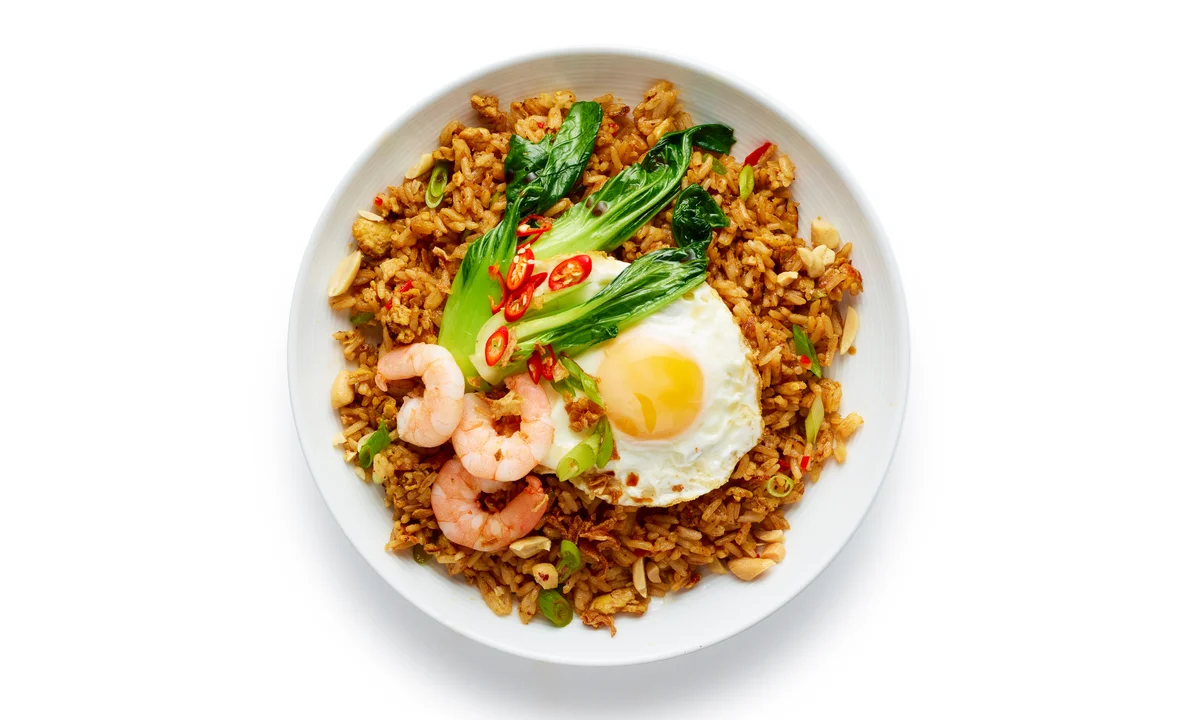
#> input picture sample.png, 1200 x 720 px
$ python -i preprocessing.py   (imports and definitions only)
#> lines starting #> are read from the running program, lines starting #| are printed output that depends on the picture
#> further down, picture is the input picture: shape (720, 1200, 3); mean B, G, R 197.1, 215.7, 227.3
import cv2
import numpy as np


def spatial_preprocessing(image):

    resized = cv2.resize(image, (300, 300))

    blur = cv2.GaussianBlur(
        resized,
        (5, 5),
        0
    )

    sharpen_kernel = np.array([
        [0, -1, 0],
        [-1, 5, -1],
        [0, -1, 0]
    ])

    sharpen = cv2.filter2D(
        blur,
        -1,
        sharpen_kernel
    )

    return sharpen


def frequency_preprocessing(image):
    """
    Gaussian Lowpass Filter (GLPF) di Domain Frekuensi:
    1. Konversi ke Grayscale & resize ke 300x300.
    2. Transformasi Fourier 2D (FFT) & Shift.
    3. Buat mask Gaussian Lowpass H(u,v) = exp(-D^2 / (2 * D0^2)) dengan D0 = 40.
    4. Kalikan spektrum frekuensi dengan mask H.
    5. Inverse FFT (IFFT) & Shift balik.
    6. Ambil magnitude absolut & normalisasi ke [0, 255].
    """
    gray = cv2.cvtColor(image, cv2.COLOR_BGR2GRAY)
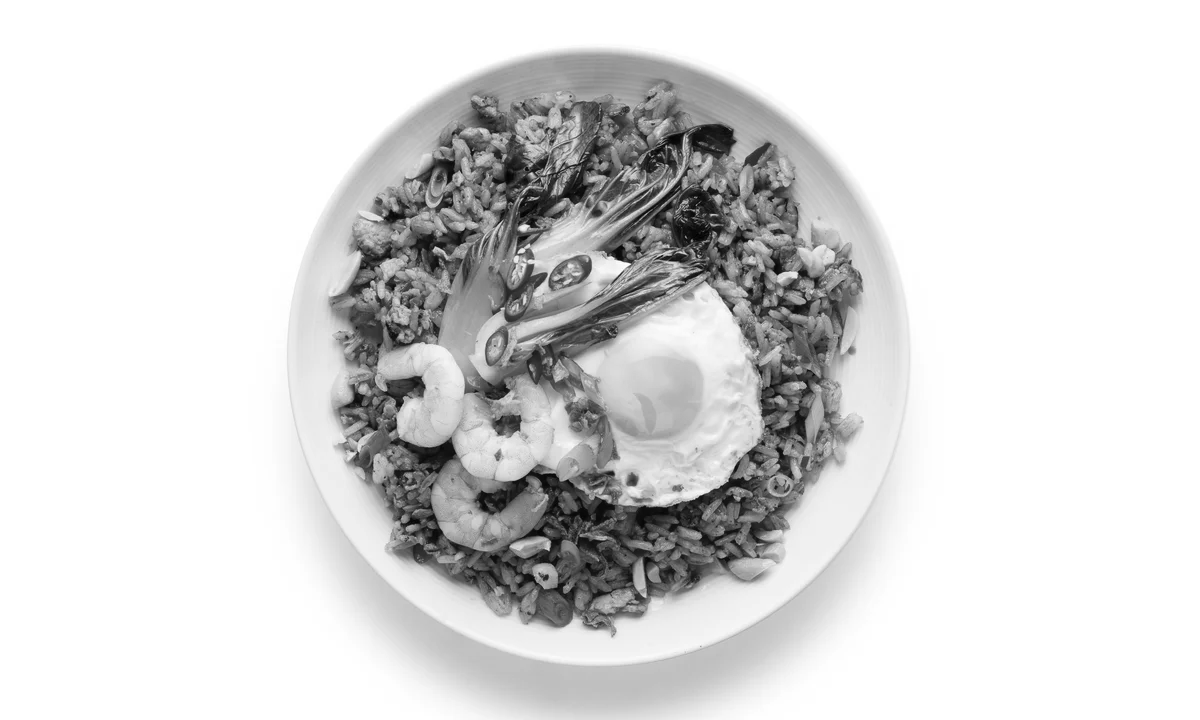
#> gray: shape (720, 1200); min 1, max 255, mean 217.1
    gray = cv2.resize(gray, (300, 300))
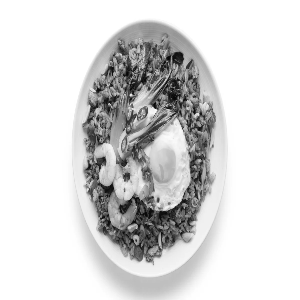
#> gray: shape (300, 300); min 6, max 255, mean 217

    # FFT 2D
    f = np.fft.fft2(gray)
    fshift = np.fft.fftshift(f)

    # Buat Gaussian Lowpass Filter mask
    h, w = gray.shape
#> h = 300; w = 300
    cx, cy = w // 2, h // 2
#> cx = 150; cy = 150
    u = np.arange(w)
#> u = 300 values from 0 to 299
    v = np.arange(h)
#> v = 300 values from 0 to 299
    U, V = np.meshgrid(u - cx, v - cy)
    D = np.sqrt(U**2 + V**2)

    # Cutoff frequency D0 = 40
    d0 = 40.0
    H = np.exp(-(D**2) / (2 * (d0**2)))

    # Fusi filter di domain frekuensi
    gshift = fshift * H

    # Inverse FFT
    g = np.fft.ifftshift(gshift)
    img_back = np.fft.ifft2(g)
    img_back = np.abs(img_back)
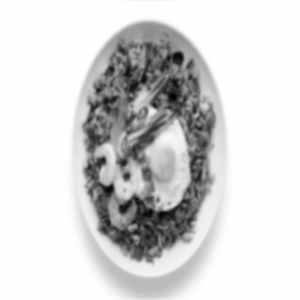
#> img_back: shape (300, 300) float64; min 14.71, max 255, mean 217; drawn with min black and max white

    # Normalisasi hasil filter ke rentang [0, 255]
    img_back = np.uint8(cv2.normalize(img_back, None, 0, 255, cv2.NORM_MINMAX))

    return img_back

>>> import cv2
>>> picture = cv2.imread('../sample.png')
>>> result = frequency_preprocessing(picture)
